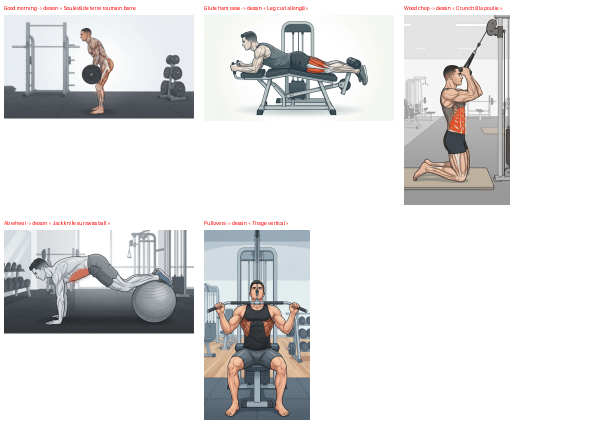
#> input picture evolution/media/review/alias-decisions-25-pass2.png, 1200 x 860 px, given in place of alias-face-pull-elastique.gif, which was not available (shown at 1/2 size)
$ python alias-lot2-sheet.py
#> lines starting #> are read from the running program, lines starting #| are printed output that depends on the picture
#!/usr/bin/env python3
"""Planche de controle du lot 2 : les dix animations de variantes produites."""
import pathlib
from PIL import Image, ImageDraw

ROOT = pathlib.Path(__file__).resolve().parents[3]
NOMS = ['face-pull-elastique', 'kickback-elastique', 'leg-extension', 'curl-poulie-basse',
        'elevations-incline-30', 'elevations-incline-45', 'tractions-prise-large',
        'split-squat-poulie', 'ecartes-cables-incline', 'extensions-triceps-pullover']
LEGENDES = {
    'face-pull-elastique': "face-pull-a-l-elastique : bande elastique, tirage vers la face",
    'kickback-elastique': "kickback-a-l-elastique : bande sous le pied, extension du bras",
    'leg-extension': "leg-extension : machine a rouleaux sur les tibias, extension des genoux",
    'curl-poulie-basse': "curl-poulie-basse (+ supination) : poulie basse, paumes vers le haut",
    'elevations-incline-30': "elevations-laterales-incline-30 (face au banc) : banc a 30 degres",
    'elevations-incline-45': "elevations-laterales-incline-45 : banc a 45 degres",
    'tractions-prise-large': "tractions-prise-large : barre fixe, prise large",
    'split-squat-poulie': "split-squat-poulie-basse : fente au sol, poignee de poulie basse",
    'ecartes-cables-incline': "ecartes-cables-incline : banc incline, deux poulies basses",
    'extensions-triceps-pullover': "extensions-triceps-pullover-barre-ez : barre EZ, allonge",
}

largeur, hauteur = 480, 262
marge, bandeau, colonnes = 14, 30, 2
lignes = (len(NOMS) + colonnes - 1) // colonnes
planche = Image.new('RGB', (colonnes * (largeur + marge) + marge, lignes * (hauteur + bandeau + marge) + marge), 'white')
#> planche: PIL image 1002x1544 RGB; every value is 255
dessin = ImageDraw.Draw(planche)
for index, nom in enumerate(NOMS):
    colonne, ligne = index % colonnes, index // colonnes
    x = marge + colonne * (largeur + marge)
    y = marge + ligne * (hauteur + bandeau + marge)
    gif = Image.open(ROOT / 'evolution/media/candidate/alias-animations' / ('alias-%s.gif' % nom))
#> gif is the input picture: PIL image 1200x860 RGB; mean R, G, B 224.9, 224.7, 224.8
    gif.seek(0)
    planche.paste(gif.convert('RGB'), (x, y))
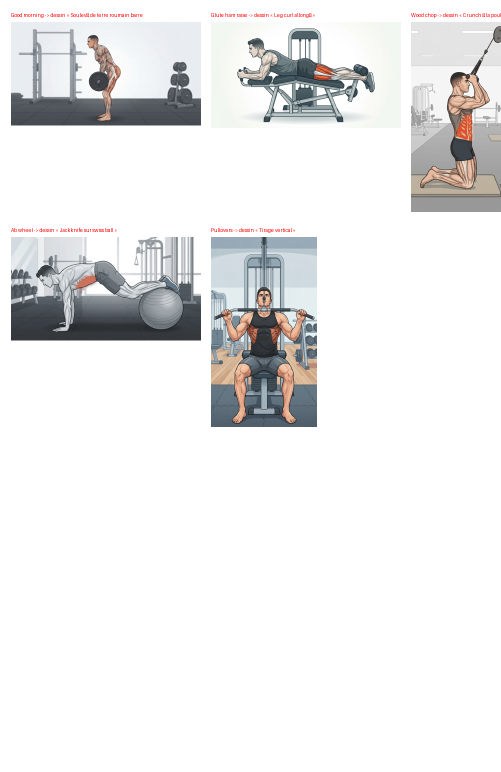
#> planche: PIL image 1002x1544 RGB (shown at 1/2 size); mean R, G, B 235.6, 235.4, 235.5
    dessin.rectangle([x, y + hauteur, x + largeur, y + hauteur + bandeau], fill='white')
    dessin.text((x + 2, y + hauteur + 2), LEGENDES[nom], fill='black')
    dessin.text((x + 2, y + hauteur + 16), 'alias-%s.gif — image 1 sur 2' % nom, fill='#444444')
#> pass 2 of the loop `for index, nom in enumerate(NOMS):`:
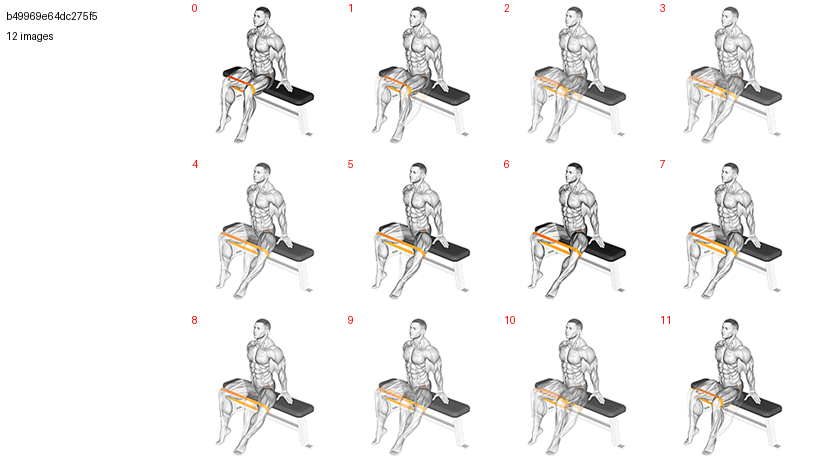
#> input picture evolution/media/review/alias-elastic-abduction-12frames.png, 814 x 468 px, given in place of alias-kickback-elastique.gif, which was not available
#> gif is the input picture: PIL image 814x468 RGB; mean R, G, B 242.4, 241.7, 241.1
#> `planche.paste(gif.convert('RGB'), (x, y))`:
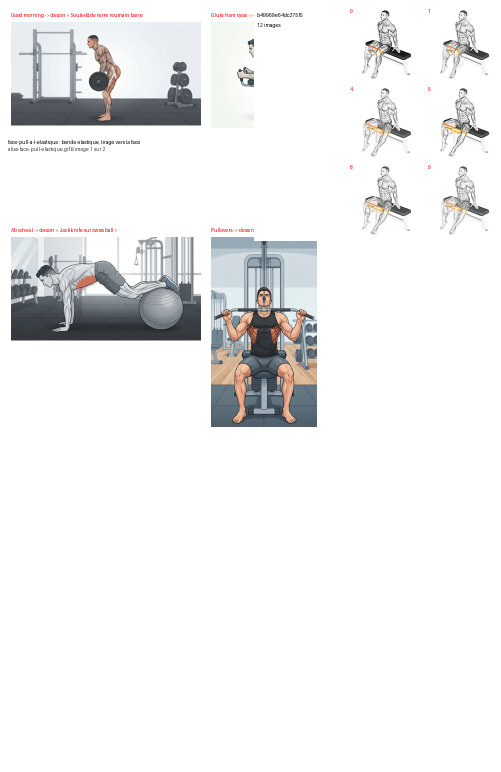
#> planche: PIL image 1002x1544 RGB (shown at 1/2 size); mean R, G, B 238.7, 238.8, 239.1
#> (the run stopped early here; a loop or call above may not have finished)
